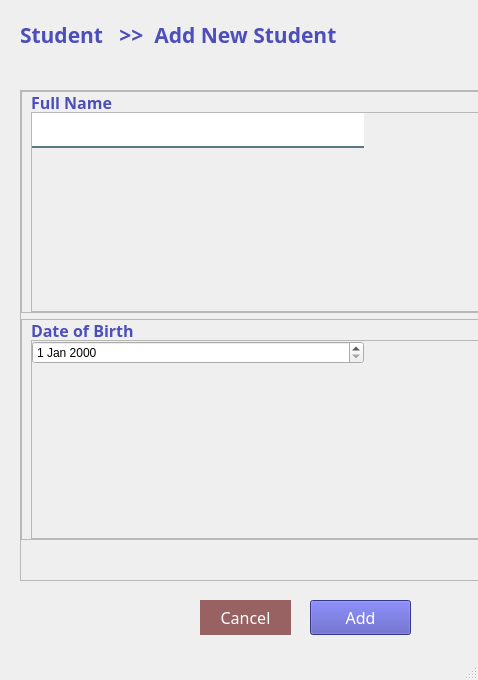
<?xml version="1.0" encoding="UTF-8"?>
<ui version="4.0">
 <class>MainWindow</class>
 <widget class="QMainWindow" name="MainWindow">
  <property name="geometry">
   <rect>
    <x>0</x>
    <y>0</y>
    <width>478</width>
    <height>680</height>
   </rect>
  </property>
  <property name="windowTitle">
   <string>MainWindow</string>
  </property>
  <widget class="QWidget" name="centralwidget">
   <widget class="QPushButton" name="btnAdd">
    <property name="geometry">
     <rect>
      <x>310</x>
      <y>600</y>
      <width>101</width>
      <height>35</height>
     </rect>
    </property>
    <property name="minimumSize">
     <size>
      <width>0</width>
      <height>35</height>
     </size>
    </property>
    <property name="maximumSize">
     <size>
      <width>300</width>
      <height>250</height>
     </size>
    </property>
    <property name="font">
     <font>
      <family>Century Gothic</family>
      <pointsize>12</pointsize>
     </font>
    </property>
    <property name="cursor">
     <cursorShape>PointingHandCursor</cursorShape>
    </property>
    <property name="styleSheet">
     <string notr="true">#btnAdd
{

background-color: #4d4eba;
color:white;
}
#btnAdd::hover
{
background-color:#6c70ca;
color: white;

}



</string>
    </property>
    <property name="text">
     <string>Add</string>
    </property>
   </widget>
   <widget class="QFrame" name="frame_5">
    <property name="geometry">
     <rect>
      <x>20</x>
      <y>90</y>
      <width>856</width>
      <height>491</height>
     </rect>
    </property>
    <property name="frameShape">
     <enum>QFrame::StyledPanel</enum>
    </property>
    <property name="frameShadow">
     <enum>QFrame::Raised</enum>
    </property>
    <layout class="QVBoxLayout" name="verticalLayout_4">
     <property name="leftMargin">
      <number>0</number>
     </property>
     <property name="topMargin">
      <number>0</number>
     </property>
     <property name="rightMargin">
      <number>0</number>
     </property>
     <property name="bottomMargin">
      <number>40</number>
     </property>
     <item>
      <widget class="QFrame" name="frame_10">
       <property name="frameShape">
        <enum>QFrame::StyledPanel</enum>
       </property>
       <property name="frameShadow">
        <enum>QFrame::Raised</enum>
       </property>
       <layout class="QVBoxLayout" name="verticalLayout_7">
        <property name="spacing">
         <number>0</number>
        </property>
        <property name="topMargin">
         <number>0</number>
        </property>
        <property name="bottomMargin">
         <number>0</number>
        </property>
        <item>
         <widget class="QLabel" name="label_79">
          <property name="maximumSize">
           <size>
            <width>300</width>
            <height>20</height>
           </size>
          </property>
          <property name="font">
           <font>
            <family>Century Gothic</family>
            <pointsize>12</pointsize>
            <weight>75</weight>
            <bold>true</bold>
           </font>
          </property>
          <property name="styleSheet">
           <string notr="true">color:#4d4eba</string>
          </property>
          <property name="text">
           <string>Full Name</string>
          </property>
         </widget>
        </item>
        <item>
         <widget class="QFrame" name="frame_22">
          <property name="frameShape">
           <enum>QFrame::StyledPanel</enum>
          </property>
          <property name="frameShadow">
           <enum>QFrame::Raised</enum>
          </property>
          <layout class="QVBoxLayout" name="verticalLayout_19">
           <property name="spacing">
            <number>0</number>
           </property>
           <property name="leftMargin">
            <number>0</number>
           </property>
           <property name="topMargin">
            <number>0</number>
           </property>
           <property name="rightMargin">
            <number>500</number>
           </property>
           <property name="bottomMargin">
            <number>0</number>
           </property>
           <item>
            <widget class="QLineEdit" name="txtFullName">
             <property name="minimumSize">
              <size>
               <width>0</width>
               <height>35</height>
              </size>
             </property>
             <property name="font">
              <font>
               <pointsize>12</pointsize>
              </font>
             </property>
             <property name="styleSheet">
              <string notr="true">background-color:white;
border:none;
border-bottom:2px solid rgba(46, 82, 101, 200);
color:black;
padding-bottom:7px;</string>
             </property>
             <property name="placeholderText">
              <string/>
             </property>
            </widget>
           </item>
           <item alignment="Qt::AlignHCenter|Qt::AlignVCenter">
            <widget class="QLabel" name="lblClassNameError">
             <property name="styleSheet">
              <string notr="true">color: rgb(255, 0, 0);</string>
             </property>
             <property name="text">
              <string/>
             </property>
            </widget>
           </item>
          </layout>
         </widget>
        </item>
       </layout>
      </widget>
     </item>
     <item>
      <widget class="QFrame" name="frame_11">
       <property name="frameShape">
        <enum>QFrame::StyledPanel</enum>
       </property>
       <property name="frameShadow">
        <enum>QFrame::Raised</enum>
       </property>
       <layout class="QVBoxLayout" name="verticalLayout_8">
        <property name="spacing">
         <number>0</number>
        </property>
        <property name="topMargin">
         <number>0</number>
        </property>
        <property name="bottomMargin">
         <number>0</number>
        </property>
        <item>
         <widget class="QLabel" name="label_80">
          <property name="maximumSize">
           <size>
            <width>300</width>
            <height>20</height>
           </size>
          </property>
          <property name="font">
           <font>
            <family>Century Gothic</family>
            <pointsize>12</pointsize>
            <weight>75</weight>
            <bold>true</bold>
           </font>
          </property>
          <property name="styleSheet">
           <string notr="true">color:#4d4eba</string>
          </property>
          <property name="text">
           <string>Date of Birth</string>
          </property>
         </widget>
        </item>
        <item>
         <widget class="QFrame" name="frame_25">
          <property name="frameShape">
           <enum>QFrame::StyledPanel</enum>
          </property>
          <property name="frameShadow">
           <enum>QFrame::Raised</enum>
          </property>
          <layout class="QVBoxLayout" name="verticalLayout_22">
           <property name="spacing">
            <number>0</number>
           </property>
           <property name="leftMargin">
            <number>0</number>
           </property>
           <property name="topMargin">
            <number>0</number>
           </property>
           <property name="rightMargin">
            <number>500</number>
           </property>
           <property name="bottomMargin">
            <number>0</number>
           </property>
           <item>
            <widget class="QDateEdit" name="dateDOB"/>
           </item>
           <item>
            <widget class="QLabel" name="lblLimitError">
             <property name="styleSheet">
              <string notr="true">color: rgb(255, 0, 0);</string>
             </property>
             <property name="text">
              <string/>
             </property>
            </widget>
           </item>
          </layout>
         </widget>
        </item>
       </layout>
      </widget>
     </item>
    </layout>
   </widget>
   <widget class="QLabel" name="label_65">
    <property name="geometry">
     <rect>
      <x>20</x>
      <y>10</y>
      <width>570</width>
      <height>50</height>
     </rect>
    </property>
    <property name="minimumSize">
     <size>
      <width>570</width>
      <height>50</height>
     </size>
    </property>
    <property name="maximumSize">
     <size>
      <width>570</width>
      <height>50</height>
     </size>
    </property>
    <property name="font">
     <font>
      <family>Century Gothic</family>
      <pointsize>16</pointsize>
      <weight>75</weight>
      <bold>true</bold>
     </font>
    </property>
    <property name="styleSheet">
     <string notr="true">color:#4d4eba</string>
    </property>
    <property name="text">
     <string>Student   &gt;&gt;  Add New Student</string>
    </property>
   </widget>
   <widget class="QPushButton" name="btnCancel">
    <property name="geometry">
     <rect>
      <x>200</x>
      <y>600</y>
      <width>91</width>
      <height>35</height>
     </rect>
    </property>
    <property name="minimumSize">
     <size>
      <width>0</width>
      <height>35</height>
     </size>
    </property>
    <property name="maximumSize">
     <size>
      <width>300</width>
      <height>200</height>
     </size>
    </property>
    <property name="font">
     <font>
      <family>Century Gothic</family>
      <pointsize>12</pointsize>
     </font>
    </property>
    <property name="cursor">
     <cursorShape>PointingHandCursor</cursorShape>
    </property>
    <property name="styleSheet">
     <string notr="true">#btnCancel
{

background-color: #986262;
color: white;
border-radius:20px;

}
#btnCancel::hover
{
background-color:#AE4D4D;


}



</string>
    </property>
    <property name="text">
     <string>Cancel</string>
    </property>
   </widget>
  </widget>
  <widget class="QStatusBar" name="statusbar"/>
 </widget>
 <resources/>
 <connections/>
</ui>
